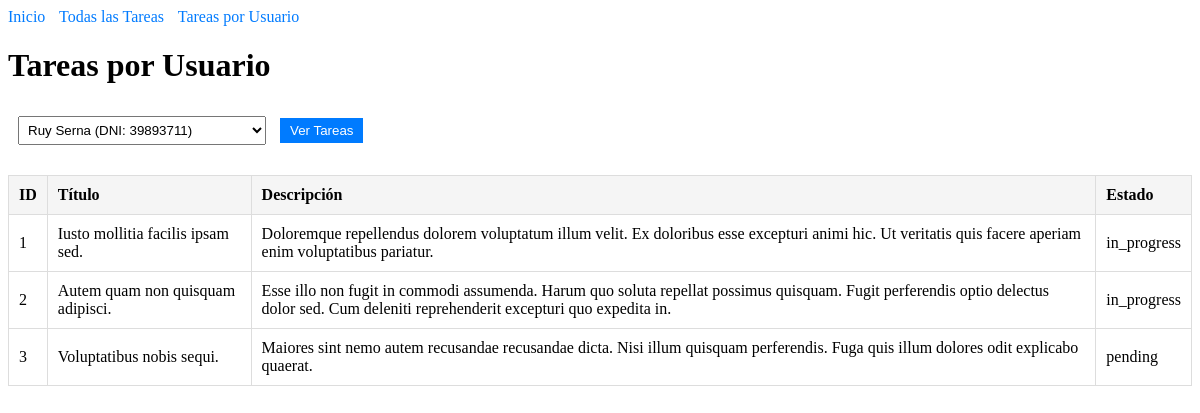
Page /user_tasks?user_id=1 on the committed database.
### tables this page shows
CREATE TABLE tasks (
                id INTEGER PRIMARY KEY AUTOINCREMENT,
                title TEXT NOT NULL,
                description TEXT,
                user_id INTEGER,
                status TEXT DEFAULT 'pending',
                FOREIGN KEY (user_id) REFERENCES users (id)
            );

### app.py (the view)
@app.route("/user_tasks", methods=["GET", "POST"])
def user_tasks():
    user_instance = UserF()
    all_users = user_instance.get_all()
    users = all_users[0] if isinstance(all_users, tuple) else []
    selected_user_id = request.args.get('user_id')
    tasks = []
    if selected_user_id:
        task_instance = Task()
        result = task_instance.get(user_id=int(selected_user_id))
        tasks = result[0].get('tasks', []) if isinstance(result, tuple) else []
    return render_template("user_tasks.html", users=users, tasks=tasks, selected_user_id=selected_user_id)

### cnx.py (called while the page is built)
def create_connection():
    try:
        conn = sqlite3.connect('database.db')
        return conn
    except Error as e:
        print(e)
    return None

### user.py (called while the page is built)
    def get_all(self):
        if self.conn is not None:
            try:
                cursor = self.conn.cursor()
                cursor.execute('SELECT * FROM users')
                rows = cursor.fetchall()
                users = []
                for row in rows:
                    users.append({
                        'id': row[0],
                        'nombre': row[1],
                        'apellido': row[2],
                        'direccion': row[3],
                        'dni': row[4]
                    })
                return users, 200
            except Error as e:
                return {'error': str(e)}, 500
            finally:
                self.conn.close()
        return {'error': 'Error de conexión a la base de datos'}, 500

### templates/user_tasks.html (shortened to what this page needs)
<!DOCTYPE html>
<html>
<head>
</head>
<body>
    <div class="nav-links">
        <a href="/">Inicio</a>
        <a href="/tasks">Todas las Tareas</a>
        <a href="/user_tasks">Tareas por Usuario</a>
    </div>
    <h1>Tareas por Usuario</h1>
    <div class="user-select">
        <form method="get">
            <select name="user_id">
                {% for user in users %}
                <option value="{{ user.id }}" {% if selected_user_id and selected_user_id|string == user.id|string %}selected{% endif %}>
                    {{ user.nombre }} {{ user.apellido }} (DNI: {{ user.dni }})
                </option>
                {% endfor %}
            </select>
            <button type="submit">Ver Tareas</button>
        </form>
    </div>
    {% if selected_user_id %}
        {% if tasks %}
            <table>
                <thead>
                    <tr>
                        <th>ID</th>
                        <th>Título</th>
                        <th>Descripción</th>
                        <th>Estado</th>
                    </tr>
                </thead>
                <tbody>
                    {% for task in tasks %}
                    <tr>
                        <td>{{ task.id }}</td>
                        <td>{{ task.title }}</td>
                        <td>{{ task.description }}</td>
                        <td>{{ task.status }}</td>
                    </tr>
                    {% endfor %}
                </tbody>
            </table>
        {% else %}
            <p>Este usuario no tiene tareas asignadas.</p>
        {% endif %}
    {% endif %}
</body>
</html>

### templates/user_tasks.html (style rules this page uses)
table { width: 100%; border-collapse: collapse; margin-top: 20px; }
th, td { padding: 10px; border: 1px solid #ddd; text-align: left; }
th { background-color: #f5f5f5; }
.nav-links { margin-bottom: 20px; }
.nav-links a { margin-right: 10px; text-decoration: none; color: #007bff; }
.user-select { margin: 20px 0; padding: 10px; }
select { padding: 5px; margin-right: 10px; }
button { padding: 5px 10px; background-color: #007bff; color: white; border: none; cursor: pointer; }

### rows in the picture
tasks: id "1", title "Iusto mollitia facilis ipsam sed.", description "Doloremque repellendus dolorem voluptatum illum velit. Ex doloribus esse excepturi animi hic. Ut veritatis quis facere aperiam enim voluptatibus pariatur.", status "in_progress"
tasks: id "2", title "Autem quam non quisquam adipisci.", description "Esse illo non fugit in commodi assumenda. Harum quo soluta repellat possimus quisquam. Fugit perferendis optio delectus dolor sed. Cum deleniti reprehenderit excepturi quo expedita in.", status "in_progress"
tasks: id "3", title "Voluptatibus nobis sequi.", description "Maiores sint nemo autem recusandae recusandae dicta. Nisi illum quisquam perferendis. Fuga quis illum dolores odit explicabo quaerat.", status "pending"

### other values in the picture
form field user_id "Ruy Serna (DNI: 39893711)"
